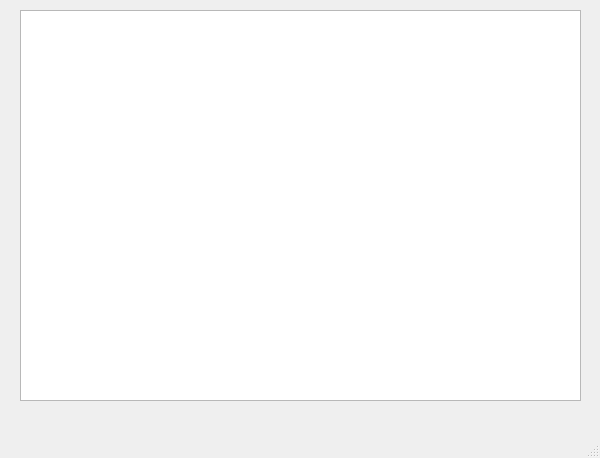
<?xml version="1.0" encoding="UTF-8"?>
<ui version="4.0">
 <class>MainWindow</class>
 <widget class="QMainWindow" name="MainWindow">
  <property name="geometry">
   <rect>
    <x>0</x>
    <y>0</y>
    <width>600</width>
    <height>458</height>
   </rect>
  </property>
  <property name="windowTitle">
   <string>MainWindow</string>
  </property>
  <widget class="QWidget" name="centralwidget">
   <widget class="QTableWidget" name="tableWidget">
    <property name="geometry">
     <rect>
      <x>20</x>
      <y>10</y>
      <width>561</width>
      <height>391</height>
     </rect>
    </property>
   </widget>
  </widget>
  <widget class="QMenuBar" name="menubar">
   <property name="geometry">
    <rect>
     <x>0</x>
     <y>0</y>
     <width>600</width>
     <height>22</height>
    </rect>
   </property>
  </widget>
  <widget class="QStatusBar" name="statusbar"/>
 </widget>
 <resources/>
 <connections/>
</ui>
